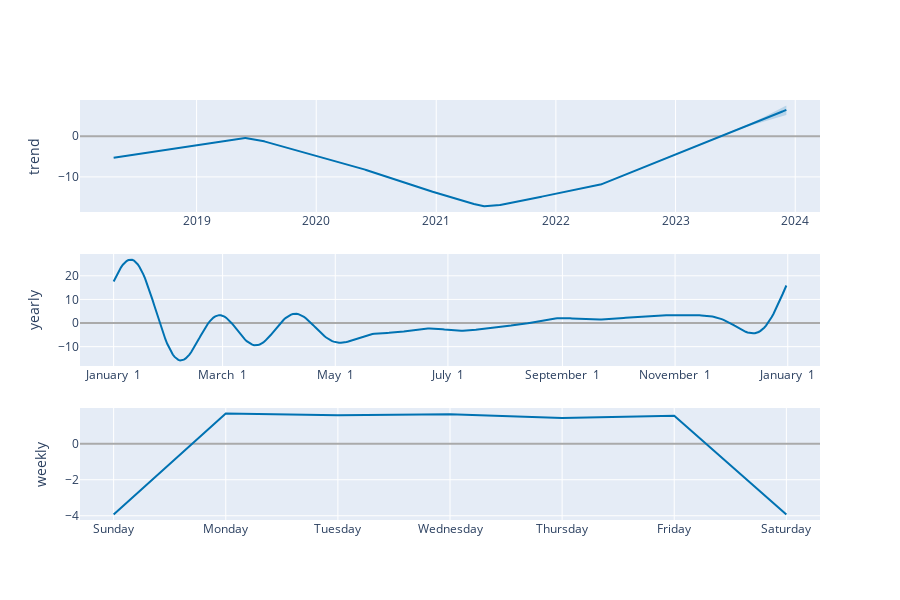

Here is the notebook cell this chart was saved with:
### Markdown cell above
### 6. Trend and seasonality analysis

Additionally, by invoking the `plot_components_plotly()` function, we can explore the distinct components of the forecast, including trends, seasonality, and any holiday effects. This visual representation, allows us to examine each component separately and gain insights into their contributions to the overall forecasted values.

Analyzing the trend component helps us identify the long-term direction of the forecast, while examining the seasonality component uncovers any recurring patterns or periodic fluctuations. Additionally, understanding the impact of holiday effects enables us to account for any anomalies or deviations that occur during specific time periods.

### Code cell
plot_components_plotly(m, forecast)

### Figure 1 — Plotly figure (JSON) as saved in the notebook; plotly's stock layout.template omitted (floating-point values rounded to 4 significant figures; data arrays with more than 128 entries replaced by an {"elided": "..."} marker saying what was removed)
{"data": [{"line": {"color": "#0072B2", "width": 2}, "mode": "lines", "name": "trend", "type": "scatter", "x": {"elided": "1037 str values"}, "xaxis": "x", "y": {"elided": "1037 float values"}, "yaxis": "y"}, {"line": {"color": "rgba(0, 114, 178, 0.2)", "width": 0}, "mode": "lines", "name": "trend_upper", "type": "scatter", "x": {"elided": "1037 str values"}, "xaxis": "x", "y": {"elided": "1037 float values"}, "yaxis": "y"}, {"fill": "tonexty", "fillcolor": "rgba(0, 114, 178, 0.2)", "line": {"color": "rgba(0, 114, 178, 0.2)", "width": 0}, "mode": "lines", "name": "trend_lower", "type": "scatter", "x": {"elided": "1037 str values"}, "xaxis": "x", "y": {"elided": "1037 float values"}, "yaxis": "y"}, {"line": {"color": "#0072B2", "width": 2}, "mode": "lines", "name": "yearly", "type": "scatter", "x": {"elided": "365 str values"}, "xaxis": "x2", "y": {"elided": "365 float values"}, "yaxis": "y2"}, {"line": {"color": "#0072B2", "width": 2}, "mode": "lines", "name": "weekly", "type": "scatter", "x": ["2017-01-01T00:00:00", "2017-01-02T00:00:00", "2017-01-03T00:00:00", "2017-01-04T00:00:00", "2017-01-05T00:00:00", "2017-01-06T00:00:00", "2017-01-07T00:00:00"], "xaxis": "x3", "y": [-3.924, 1.67, 1.575, 1.631, 1.422, 1.55, -3.924], "yaxis": "y3"}], "layout": {"height": 600, "showlegend": false, "width": 900, "xaxis": {"anchor": "y", "domain": [0, 1], "range": ["2018-01-10T09:36:00", "2024-03-16T14:24:00"], "type": "date"}, "xaxis2": {"anchor": "y2", "domain": [0, 1], "range": ["2016-12-13T18:54:02.958904115", "2018-01-18T11:04:57.863013581"], "tickformat": "%B %e", "type": "date"}, "xaxis3": {"anchor": "y3", "domain": [0, 1], "range": ["2016-12-31T16:48:00", "2017-01-07T07:12:00"], "tickformat": "%A", "type": "date"}, "yaxis": {"anchor": "x", "domain": [0.7333, 1], "rangemode": "normal", "title": {"text": "trend"}, "zerolinecolor": "#AAA"}, "yaxis2": {"anchor": "x2", "domain": [0.3667, 0.6333], "title": {"text": "yearly"}, "zerolinecolor": "#AAA"}, "yaxis3": {"anchor": "x3", "domain": [0, 0.2667], "title": {"text": "weekly"}, "zerolinecolor": "#AAA"}}}
